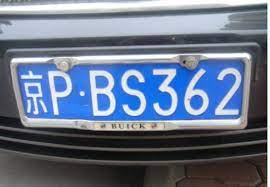
#> input picture car11.jpg, 270 x 187 px, given in place of ., which was not available
$ python gradient.py --images .
#> lines starting #> are read from the running program, lines starting #| are printed output that depends on the picture; after the words box and inside, x2 and y2 are one past the last pixel; in counts of white or black regions, pixels touching at a corner belong together; pictures that were not available may be replaced by others from this repository, and a replacement may not be noted
import argparse
import cv2
import imutils
import os
import numpy as np
import pytesseract

def detect_plate_text(image):
    """辨識並回傳車牌文字"""
    gray = cv2.cvtColor(image, cv2.COLOR_BGR2GRAY)
    blurred = cv2.GaussianBlur(gray, (5, 5), 0)
    edge = cv2.Canny(blurred, 30, 200)
    contours = cv2.findContours(edge.copy(), cv2.RETR_EXTERNAL, cv2.CHAIN_APPROX_SIMPLE)
    contours = imutils.grab_contours(contours)
    contours = sorted(contours, key=cv2.contourArea, reverse=True)[:10]

    plate_text = None
    for contour in contours:
        peri = cv2.arcLength(contour, True)
        approx = cv2.approxPolyDP(contour, 0.02 * peri, True)
        if len(approx) == 4:
            x, y, w, h = cv2.boundingRect(approx)
            aspect_ratio = w / float(h)
            if 2.0 <= aspect_ratio <= 5.5:
                plate_region = gray[y:y+h, x:x+w]
                _, plate_binary = cv2.threshold(plate_region, 0, 255, cv2.THRESH_BINARY + cv2.THRESH_OTSU)
                plate_text = pytesseract.image_to_string(plate_binary, config='--psm 8 --oem 3').strip()
                plate_text = ''.join(c for c in plate_text if c.isalnum())
                if plate_text:
                    return plate_text
    return None

def text_to_image(text, width=300, height=100, font_scale=1, thickness=2):
    canvas = np.zeros((height, width, 3), dtype=np.uint8)
    font = cv2.FONT_HERSHEY_SIMPLEX
    text_size = cv2.getTextSize(text, font, font_scale, thickness)[0]
    text_x = (width - text_size[0]) // 2
    text_y = (height + text_size[1]) // 2
    cv2.putText(canvas, text, (text_x, text_y), font, font_scale, (255, 255, 255), thickness)
    return canvas

def apply_morphological_operations(image):
    kernel = np.ones((5, 5), np.uint8)
    dilation = cv2.dilate(image, kernel, iterations=1)
    erosion = cv2.erode(image, kernel, iterations=1)
    opening = cv2.morphologyEx(image, cv2.MORPH_OPEN, kernel)
    closing = cv2.morphologyEx(image, cv2.MORPH_CLOSE, kernel)
    return dilation, erosion, opening, closing

def detect_contours(image, edge_map):
    contours = cv2.findContours(edge_map.copy(), cv2.RETR_EXTERNAL, cv2.CHAIN_APPROX_NONE)
    contours = imutils.grab_contours(contours)
    contour_img = image.copy()
    cv2.drawContours(contour_img, contours, -1, (0, 255, 0), 2)
    return contour_img, len(contours)

def apply_thresholding(gray):
    _, binary = cv2.threshold(gray, 0, 255, cv2.THRESH_BINARY)
    adaptive = cv2.adaptiveThreshold(gray, 255, cv2.ADAPTIVE_THRESH_GAUSSIAN_C, cv2.THRESH_BINARY, 11, 2)
    _, otsu = cv2.threshold(gray, 0, 255, cv2.THRESH_BINARY + cv2.THRESH_OTSU)
    return binary, adaptive, otsu

def create_combined_display(images_dict, max_width=2000):
    processed_images = {}
    target_height = 600

    for name, img in images_dict.items():
        if img is None:
            continue
        if isinstance(img, str):  # 如果是字串，跳過
            continue
        if len(img.shape) == 2:
            img = cv2.cvtColor(img, cv2.COLOR_GRAY2BGR)
        aspect_ratio = img.shape[1] / img.shape[0]
        target_width = int(target_height * aspect_ratio)
        resized = cv2.resize(img, (target_width, target_height))
        processed_images[name] = resized

    n_images = len(processed_images)
    n_cols = min(3, n_images)
    n_rows = (n_images + n_cols - 1) // n_cols

    cell_width = max(img.shape[1] for img in processed_images.values())
    cell_height = max(img.shape[0] for img in processed_images.values())
    canvas = np.zeros((cell_height * n_rows, cell_width * n_cols, 3), dtype=np.uint8)

    for idx, (name, img) in enumerate(processed_images.items()):
        i, j = idx // n_cols, idx % n_cols
        y, x = i * cell_height, j * cell_width
        img_with_text = img.copy()
        cv2.putText(img_with_text, name, (10, 30), cv2.FONT_HERSHEY_SIMPLEX,
                    0.8, (0, 255, 255), 3)
        canvas[y:y+img.shape[0], x:x+img.shape[1]] = img_with_text

    return canvas

# 主程式
ap = argparse.ArgumentParser()
ap.add_argument("-i", "--images", required=True, nargs='+')
args = vars(ap.parse_args())

for image_path in args["images"]:
    if not os.path.exists(image_path):
        print(f"Image {image_path} not found!")
        continue

    image = cv2.imread(image_path)
#> image is the input picture: shape (187, 270, 3); mean B, G, R 137, 116.1, 104.4
    gray = cv2.cvtColor(image, cv2.COLOR_BGR2GRAY)
    blurred = cv2.GaussianBlur(gray, (5, 5), 0)

    wide = cv2.Canny(blurred, 10, 200)
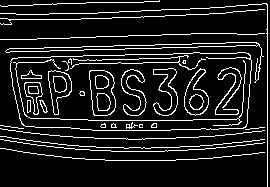
#> wide: shape (187, 270); 11.6% white in thin lines or dots
    tight = cv2.Canny(blurred, 350, 400)
#> tight: shape (187, 270); 2.3% white in thin lines or dots
    auto = imutils.auto_canny(blurred)
#> auto: shape (187, 270); 12.3% white in thin lines or dots
    dilation, erosion, opening, closing = apply_morphological_operations(gray)
    binary, adaptive, otsu = apply_thresholding(gray)
#> in apply_thresholding, `_, binary = cv2.threshold(gray, 0, 255, cv2.THRESH_BINARY)`:
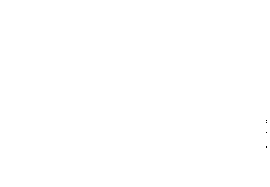
#> binary: shape (187, 270); 100% white; black in thin lines or dots, all inside (x1, y1, x2, y2) = (266, 120, 267, 148)
#> in apply_thresholding, `adaptive = cv2.adaptiveThreshold(gray, 255, cv2.ADAPTIVE_THRESH_GAUSSI..`: adaptive: shape (187, 270); 53.5% white; 205 black regions (183 under 20 px), largest, box (x1, y1, x2, y2) and area: (0, 3, 268, 187) 14153, (13, 57, 249, 121) 6581, (0, 0, 160, 6) 508
#> in apply_thresholding, `_, otsu = cv2.threshold(gray, 0, 255, cv2.THRESH_BINARY + cv2.THRESH_O..`:
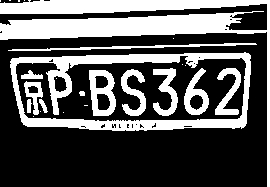
#> otsu: shape (187, 270); 33.8% white; 25 white regions (12 under 20 px)
    contour_img, num_contours = detect_contours(image, auto)
#> in detect_contours, `contours = cv2.findContours(edge_map.copy(), cv2.RETR_EXTERNAL, cv2.CH..`: contours = 29 contours, 27 with area under 20; largest, box (x1, y1, x2, y2) and area: (10, 52, 252, 131) 17340, (5, 42, 262, 53) 800
#> in detect_contours, `cv2.drawContours(contour_img, contours, -1, (0, 255, 0), 2)`:
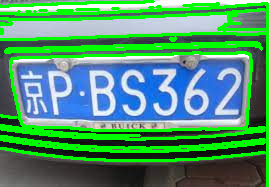
#> contour_img: shape (187, 270, 3); mean B, G, R 110.4, 149.2, 79.4
#> num_contours = 29

    plate_text = detect_plate_text(image)
#> in detect_plate_text, `edge = cv2.Canny(blurred, 30, 200)`: edge: shape (187, 270); 11.6% white in thin lines or dots
#> in detect_plate_text, `contours = cv2.findContours(edge.copy(), cv2.RETR_EXTERNAL, cv2.CHAIN_..`: contours = 13 contours, 11 with area under 20; largest, box (x1, y1, x2, y2) and area: (10, 52, 252, 131) 17340, (5, 42, 263, 83) 804
#> in detect_plate_text, `contours = sorted(contours, key=cv2.contourArea, reverse=True)[:10]`: contours = 10 contours, 8 with area under 20; largest, box (x1, y1, x2, y2) and area: (10, 52, 252, 131) 17340, (5, 42, 263, 83) 804
#> the loop in detect_plate_text, `for contour in contours:` made 10 passes
#> (peri, approx, x, y, w, h, aspect_ratio) on passes 2 to 3: (639.3, [[256, 42], [5, 51], [258, 44], [254, 82]], 5, 42, 254, 41, 6.2), (909.8, [[267, 186], [266, 3], [0, 13], [265, 3]], 0, 3, 268, 184, 1.46)
#> (peri, approx) on passes 4, 6, 7, 8, 9, 10: (539.6, [[264, 9], [0, 18]]), (326, [[159, 0], [0, 5]]), (544.6, [[0, 148], [264, 152]]), (547.1, [[0, 139], [264, 142]]), (548.7, [[0, 136], [264, 139]]), (547.9, [[0, 128], [264, 130]])
    if plate_text:
        print(f"偵測到的車牌號碼: {plate_text}")
        plate_image = text_to_image(plate_text)
    else:
        print("未能偵測到車牌")
        plate_image = text_to_image("No Plate Detected")

    images_dict = {
        "Original": image,
        "Plate Numbers": plate_image,
        f"Contours ({num_contours})": contour_img,
        "Adaptive": adaptive,
        "Otsu": otsu,
        "Dilation": dilation,
        "Erosion": erosion,
        "Opening": opening,
        "Closing": closing,
        "Wide Edge": wide,
        "Tight Edge": tight,
    }

    combined_display = create_combined_display(images_dict)
#> the loop in create_combined_display, `for name, img in images_dict.items():` made 11 passes
#> (name, aspect_ratio, target_width) on passes 1 to 11: ('Original', 1.44, 866), ('Plate Numbers', 3, 1800), ('Contours (29)', 1.44, 866), ('Adaptive', 1.44, 866), ('Otsu', 1.44, 866), ('Dilation', 1.44, 866), ('Erosion', 1.44, 866), ('Opening', 1.44, 866), ('Closing', 1.44, 866), ('Wide Edge', 1.44, 866), ('Tight Edge', 1.44, 866)
#> pass 2, in create_combined_display, `resized = cv2.resize(img, (target_width, target_height))`:
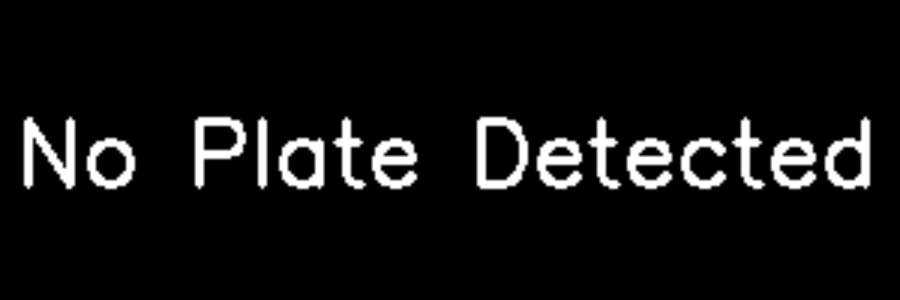
#> resized: shape (600, 1800, 3) (shown at 1/2 size); min 0, max 255, mean 17.2
#> after the loop in create_combined_display, `for name, img in images_dict.items():`: processed_images = 11 items
#> in create_combined_display, `n_images = len(processed_images)`: n_images = 11
#> in create_combined_display, `n_cols = min(3, n_images)`: n_cols = 3
#> in create_combined_display, `n_rows = (n_images + n_cols - 1) // n_cols`: n_rows = 4
#> in create_combined_display, `cell_width = max(img.shape[1] for img in processed_images.values())`: cell_width = 1800
#> in create_combined_display, `cell_height = max(img.shape[0] for img in processed_images.values())`: cell_height = 600
#> the loop in create_combined_display, `for idx, (name, img) in enumerate(processed_images.items()):` made 11 passes
#> (name, i, j, y, x) on passes 1 to 11: ('Original', 0, 0, 0, 0), ('Plate Numbers', 0, 1, 0, 1800), ('Contours (29)', 0, 2, 0, 3600), ('Adaptive', 1, 0, 600, 0), ('Otsu', 1, 1, 600, 1800), ('Dilation', 1, 2, 600, 3600), ('Erosion', 2, 0, 1200, 0), ('Opening', 2, 1, 1200, 1800), ('Closing', 2, 2, 1200, 3600), ('Wide Edge', 3, 0, 1800, 0), ('Tight Edge', 3, 1, 1800, 1800)
#> after the loop in create_combined_display, `for idx, (name, img) in enumerate(processed_images.items()):`:
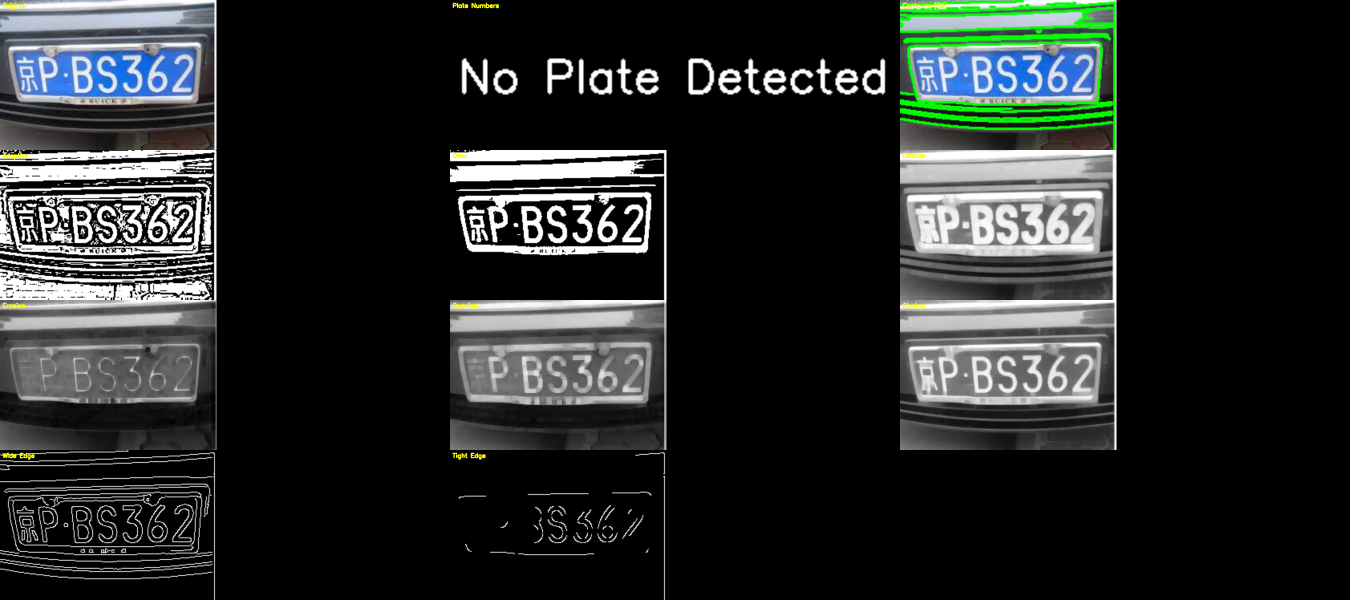
#> canvas: shape (2400, 5400, 3) (shown at 1/4 size); mean of channels 0, 1, 2 39.8, 40.8, 37.6; drawn as B, G, R
#> after the loop in create_combined_display, `for idx, (name, img) in enumerate(processed_images.items()):`:
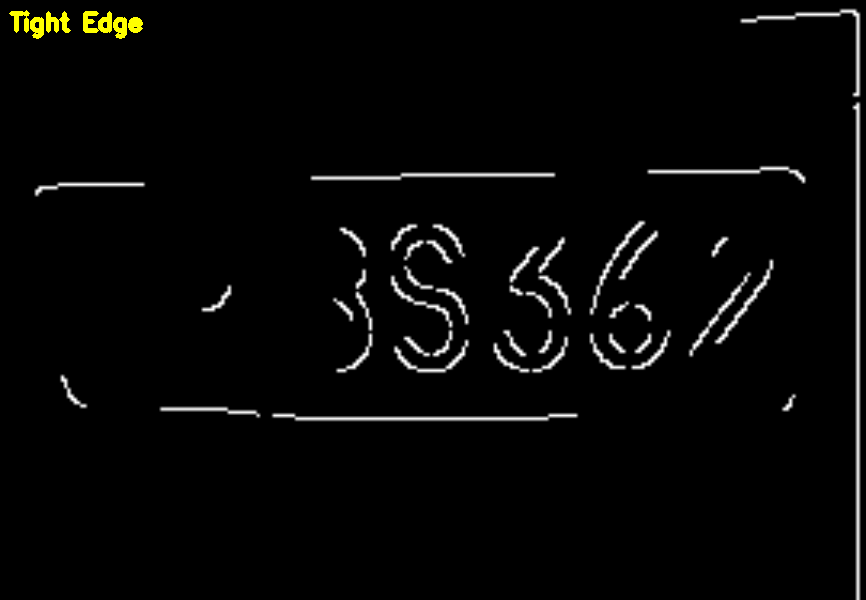
#> img_with_text: shape (600, 866, 3); mean B, G, R 5.9, 6.7, 6.7
    cv2.imshow(f"Image Processing Results - {image_path}", combined_display)
    cv2.waitKey(0)
    cv2.destroyAllWindows()

$ run again, on car13.jpg
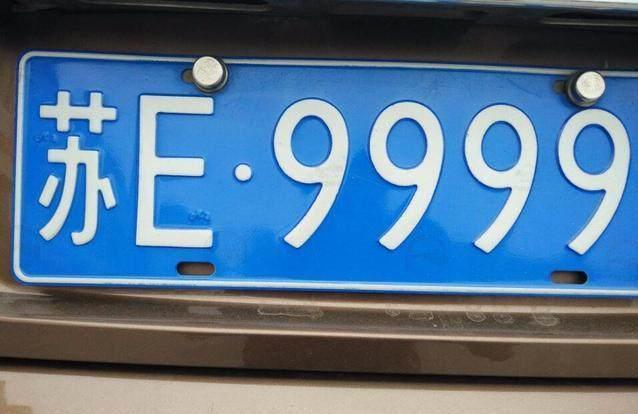
#> input picture car13.jpg, 638 x 414 px, given in place of ., which was not available
#> image is the input picture: shape (414, 638, 3); mean B, G, R 142.8, 114, 83.5
#> `wide = cv2.Canny(blurred, 10, 200)`:
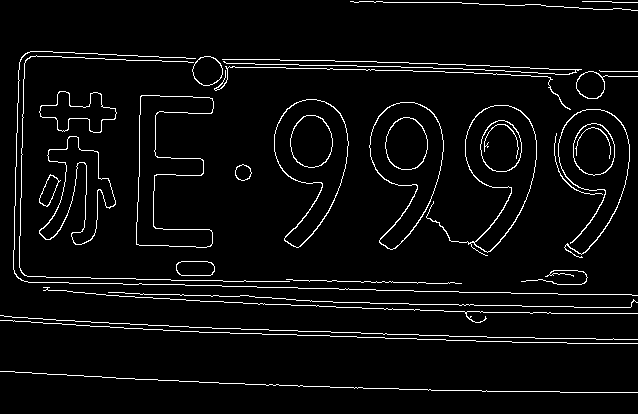
#> wide: shape (414, 638); 4.4% white in thin lines or dots
#> tight: shape (414, 638); 1.1% white in thin lines or dots, all inside (x1, y1, x2, y2) = (13, 56, 626, 282)
#> auto: shape (414, 638); 5.2% white in thin lines or dots
#> binary: shape (414, 638); every value is 255
#> adaptive: shape (414, 638); 71.3% white; 3654 black regions (3531 under 20 px), largest, box (x1, y1, x2, y2) and area: (0, 47, 638, 308) 18452, (0, 357, 638, 393) 6978, (77, 293, 638, 334) 5483
#> otsu: shape (414, 638); 23.4% white; 133 white regions (114 under 20 px)
#> in detect_contours, `contours = cv2.findContours(edge_map.copy(), cv2.RETR_EXTERNAL, cv2.CH..`: contours = 66 contours, 53 with area under 20; largest, box (x1, y1, x2, y2) and area: (274, 99, 349, 248) 6404, (369, 102, 444, 250) 6383, (465, 105, 537, 253) 6192, (136, 95, 214, 248) 5129, (39, 136, 116, 245) 3102
#> contour_img: shape (414, 638, 3); 15.1% of pixels changed, all inside (x1, y1, x2, y2) = (0, 0, 638, 394)
#> num_contours = 66
#> edge: shape (414, 638); 4.4% white in thin lines or dots
#> in detect_plate_text, `contours = cv2.findContours(edge.copy(), cv2.RETR_EXTERNAL, cv2.CHAIN_..`: contours = 28 contours, 14 with area under 20; largest, box (x1, y1, x2, y2) and area: (274, 99, 349, 248) 6404, (369, 102, 444, 250) 6383, (426, 105, 537, 256) 6208, (136, 95, 214, 248) 5129, (39, 136, 116, 245) 3102
#> in detect_plate_text, `contours = sorted(contours, key=cv2.contourArea, reverse=True)[:10]`: contours = 10 contours; largest, box (x1, y1, x2, y2) and area: (274, 99, 349, 248) 6404, (369, 102, 444, 250) 6383, (426, 105, 537, 256) 6208, (136, 95, 214, 248) 5129, (39, 136, 116, 245) 3102
#> the loop in detect_plate_text, `for contour in contours:` made 10 passes
#> peri on passes 1 to 8: 427.7, 425.1, 636.6, 655.4, 557, 156.1, 268.8, 96.91
#> the loop in create_combined_display, `for name, img in images_dict.items():` made 11 passes
#> (name, aspect_ratio, target_width) on passes 1 to 8: ('Original', 1.54, 924), ('Plate Numbers', 3, 1800), ('Contours (66)', 1.54, 924), ('Adaptive', 1.54, 924), ('Otsu', 1.54, 924), ('Dilation', 1.54, 924), ('Erosion', 1.54, 924), ('Opening', 1.54, 924)
#> after the loop in create_combined_display, `for name, img in images_dict.items():`: processed_images = 11 items
#> n_images = 11
#> n_cols = 3
#> n_rows = 4
#> cell_width = 1800
#> cell_height = 600
#> the loop in create_combined_display, `for idx, (name, img) in enumerate(processed_images.items()):` made 11 passes
#> (name, i, j, y, x) on passes 1 to 8: ('Original', 0, 0, 0, 0), ('Plate Numbers', 0, 1, 0, 1800), ('Contours (66)', 0, 2, 0, 3600), ('Adaptive', 1, 0, 600, 0), ('Otsu', 1, 1, 600, 1800), ('Dilation', 1, 2, 600, 3600), ('Erosion', 2, 0, 1200, 0), ('Opening', 2, 1, 1200, 1800)
#> after the loop in create_combined_display, `for idx, (name, img) in enumerate(processed_images.items()):`:
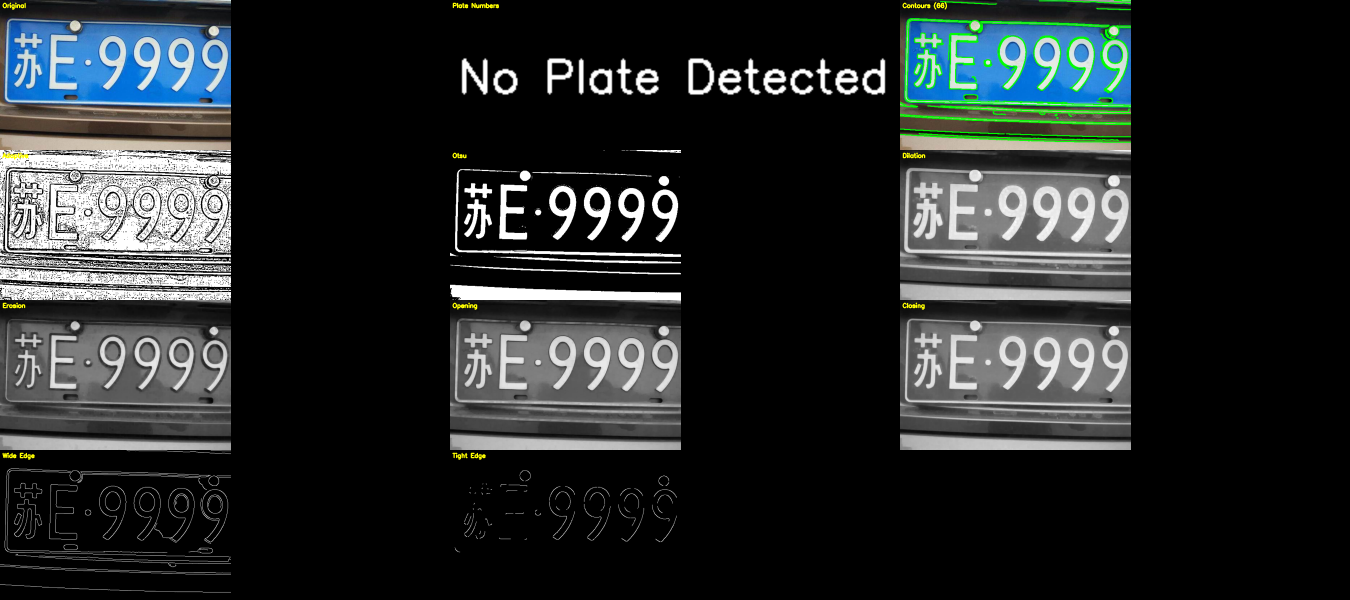
#> canvas: shape (2400, 5400, 3) (shown at 1/4 size); mean of channels 0, 1, 2 42.1, 41.7, 37.5; drawn as B, G, R
